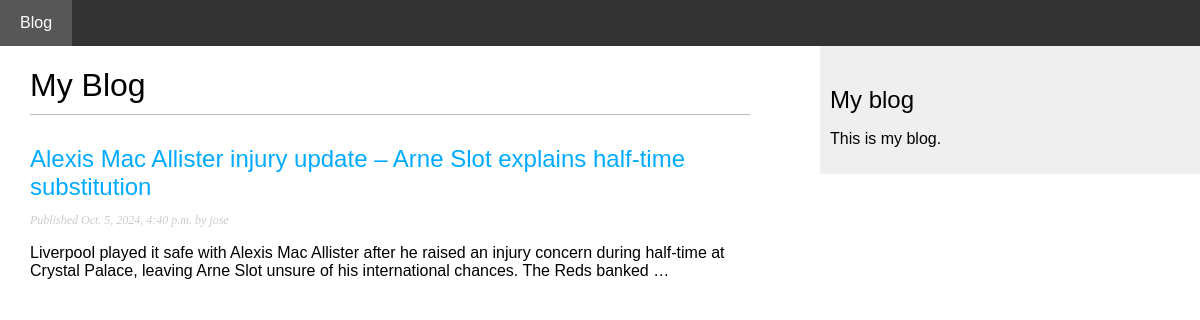
Screenshot of /blog/ with the database file from the repository.
### blog/models.py (models this page shows, shortened)
class post(models.Model):  # Keeping the lowercase 'post' as per your request
    STATUS_CHOICES = (
        ('draft', 'Draft'),
        ('published', 'Published'),
    )
    tittle = models.CharField(max_length=100)  # Keeping the spelling as is
    slug = models.SlugField(max_length=250, unique_for_date='publish')
    author = models.ForeignKey(User, related_name='blog_posts', on_delete=models.CASCADE)
    body = models.TextField()
    publish = models.DateTimeField(default=timezone.now)
    created = models.DateTimeField(auto_now_add=True)
    updated = models.DateTimeField(auto_now=True)
    status = models.CharField(max_length=10, choices=STATUS_CHOICES, default='draft')  # Keeping the uppercase 'Status'
    objects = models.Manager()  # Default manager
    published = PublishedManager()  # Custom manager for published posts
    class Meta:
        ordering = ['-publish']  # Corrected to use a list
    def get_absolute_url(self):
        return reverse('blog:post_detail',
                       args=[self.publish.year,
                             self.publish.strftime('%m'),
                             self.publish.strftime('%d'),
                             self.slug])

### blog/views.py (the view)
# urls.py: path('', views.post_list, name='post_list'),
def post_list(request):
    posts = post.published.all()  # Retrieve all published posts
    return render(request, 'blog/post/list.html', {'posts': posts})

### blog/models.py (called while the page is built)
    def get_queryset(self):
        return super().get_queryset().filter(status='published')

### blog/templates/blog/post/list.html (shortened to what this page needs)
{% extends "blog/base.html" %}
{% block content %}
<h1>My Blog</h1>
{% for post in posts %}
<h2>
<a href="{{ post.get_absolute_url }}">
{{ post.tittle }}
</a>
</h2>
<p class="date">
Published {{ post.publish }} by {{ post.author }}
</p>
{{ post.body|truncatewords:30|linebreaks }}
{% endfor %}
{% endblock %}

### blog/templates/blog/base.html (shortened to what this page needs)
{% load static %}
<!DOCTYPE html>
<html>
<head>
<link href="{% static "css/blog.css" %}" rel="stylesheet">
</head>
<body>
    <nav>
        <ul>
            <li><a href="{% url 'blog:post_list' %}">Blog</a></li>
        </ul>
    </nav>
<div id="content">
{% block content %}
{% endblock %}
</div>
<div id="sidebar">
<h2>My blog</h2>
<p>This is my blog.</p>
</div>
</body>
</html>

### blog/static/css/blog.css (style rules this page uses)
body { margin:0; padding:0; font-family:helvetica, sans-serif; }
a { color:#00abff; text-decoration:none; }
h1 { font-weight:normal; border-bottom:1px solid #bbb; padding:0 0 10px 0; }
h2 { font-weight:normal; margin:30px 0 0; }
#content { float:left; width:60%; padding:0 0 0 30px; }
#sidebar { float:right; width:30%; padding:10px; background:#efefef; height:100%; }
p.date { color:#ccc; font-family: georgia, serif; font-size: 12px; font-style: italic; }
nav ul { list-style-type: none; padding: 0; margin: 0; display: flex; background-color: #333; }
nav ul li { margin-right: 20px; }
nav ul li a { text-decoration: none; color: white; padding: 14px 20px; display: block; }

### rows the page displays
post: tittle "Alexis Mac Allister injury update – Arne Slot explains half-time substitution", publish "Oct. 5, 2024, 4:40 p.m.", author "jose", body "Liverpool played it safe with Alexis Mac Allister after he raised an injury concern during half-time at Crystal Palace, leaving Arne Slot unsure of his international chances. The Reds banked …"
